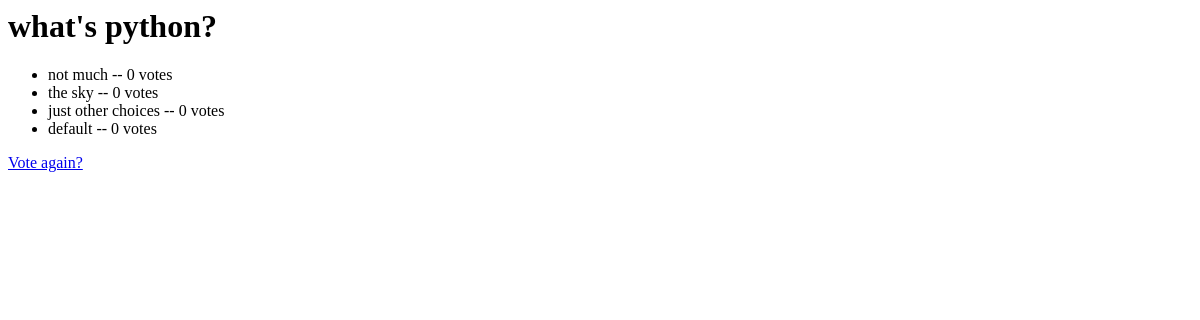
The app's page /polls/1/results/, older data.
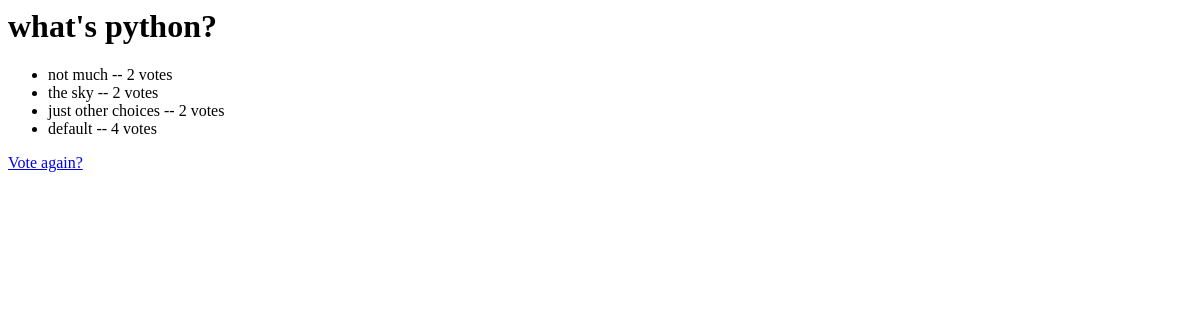
The same page, newer data.
### polls/models.py (models this page shows, shortened)
class Question(models.Model):
	question_text=models.CharField(max_length=200)
	pub_date=models.DateTimeField('data published')
	def was_published_recently(self):
		now=timezone.now()
		return now - datetime.timedelta(days=1) <= self.pub_date <= now
	was_published_recently.admin_order_field = 'pub_date'
	was_published_recently.boolean = True
	was_published_recently.short_description = 'Published recently?'

class Choice(models.Model):
	question=models.ForeignKey(Question,on_delete=models.CASCADE)
	choice_text=models.CharField(max_length=200)
	votes=models.IntegerField(default=0)

### polls/views.py (the view)
# urls.py: url(r'^(?P<pk>[0-9]+)/results/$',views.ResultsView.as_view(),name='results'),
class ResultsView(generic.DetailView):
    model = Question
    template_name = 'polls/results.html'

### polls/templates/polls/results.html
<h1>{{ question.question_text }}</h1>
<ul>
{% for choice in question.choice_set.all %}
     <li>{{ choice.choice_text }} -- {{ choice.votes }} vote{{ choice.votes|pluralize }}
{% endfor %}
</ul>
<a href="{% url 'polls:detail' question.id %}">Vote again?</a>

Row changes from the older to the newer data that the page shows:
changed Choice "not much": votes "0" → "2"
changed Choice "the sky": votes "0" → "2"
changed Choice "just other choices": votes "0" → "2"
changed Choice "default": votes "0" → "4"
